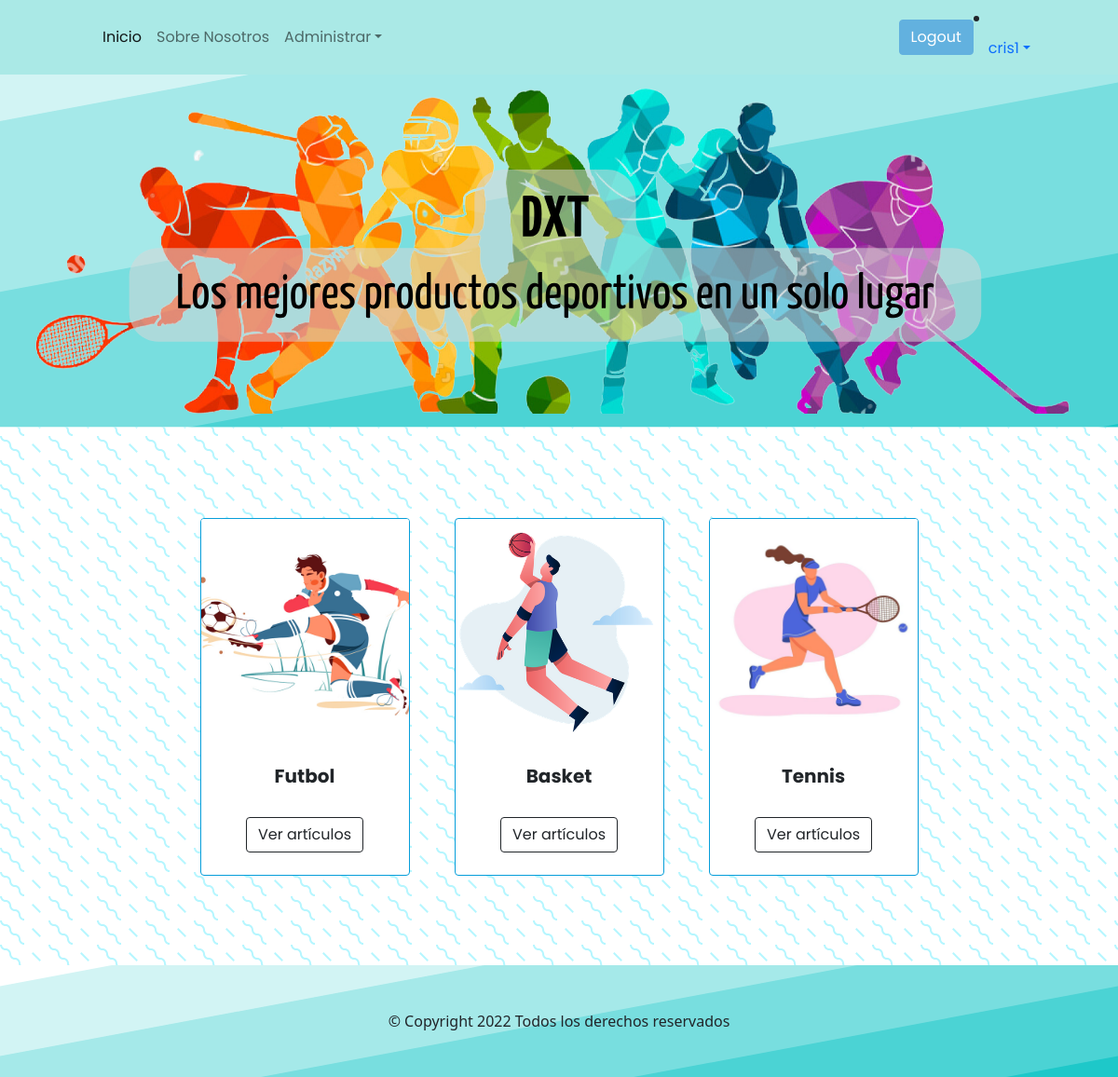
Screenshot of / (signed in) with the database file from the repository.
### productos/models.py (models this page shows, shortened)
class Deporte(models.Model):
    nombre = models.CharField(max_length=50,unique=True)
    imagen = models.ImageField(upload_to="deportes",null=True,blank=True)

### productos/views.py (the view)
# urls.py: path("", inicio, name="productos-inicio"), #para q levante directo la pagina de inicio
def inicio(request):
    deportes = Deporte.objects.all()
    contexto = {"avatar":avatar_usuario(request.user),"deporte_lista":deportes}
    return render(request,"productos/inicio.html",contexto)

### usuarios/views.py (called while the page is built)
def avatar_usuario(u_activo):
    if u_activo.is_authenticated:
        if len(Avatar.objects.filter(user= u_activo.id))==1:
            imagen_model = Avatar.objects.filter(user= u_activo.id)[0]
            imagen_url = imagen_model.imagen.url
        else:
            imagen_url=""
    else:
        imagen_url = ""
    return (imagen_url)

### productos/templates/productos/inicio.html
{% extends "productos/base.html" %}
{% block contenido %}
        <div class="container px-4 px-lg-5 mt-5">
            <div class="row gx-4 gx-lg-5 row-cols-2 row-cols-md-3 row-cols-xl-4 justify-content-center">
                {% for deporte in deporte_lista %}
                    <div class="col mb-5">
                        <div class="card carta h-100">
                            <img class="card-img-top" src={{deporte.imagen.url}} alt="..." />
                            <div class="card-body p-4">
                                <div class="text-center">
                                    <h5 class="fw-bolder">{{deporte.nombre}}</h5>
                                </div>
                            </div>
                            <div class="card-footer p-4 pt-0 border-top-0 bg-transparent">
                                <div class="text-center"><a class="btn btn-outline-dark mt-auto" href="{% url 'articulos-listar' deporte.id %}">Ver artículos</a></div>
                            </div>
                        </div>
                    </div>
                {% endfor %}
            </div>
        </div>
{% endblock %}

### productos/templates/productos/base.html (shortened to what this page needs)
<!DOCTYPE html>
<html lang="en">
    {% load static %}
    <head>
        <link href="https://cdn.jsdelivr.net/npm/bootstrap-icons@1.5.0/font/bootstrap-icons.css" rel="stylesheet" />
        <link href="{% static 'productos/css/styles.css' %}" rel="stylesheet" />
        <link href="{% static 'productos/css/estilos.css' %}" rel="stylesheet" />
    </head>
    <body>
        <nav class="navbar navbar-expand-lg navbar-light">
            <div class="container px-4 px-lg-5">
                <div class="collapse navbar-collapse" id="navbarSupportedContent">
                    <ul class="navbar-nav me-auto mb-2 mb-lg-0 ms-lg-4">
                        <li class="nav-item"><a class="nav-link active" aria-current="page" href="{% url 'productos-inicio' %}">Inicio</a></li>
                        <li class="nav-item"><a class="nav-link" href="{% url 'sobre-nosotros' %}">Sobre Nosotros</a></li>
                        {% if request.user.is_superuser %}
                        <li class="nav-item dropdown">
                            <a class="nav-link dropdown-toggle" id="navbarDropdown" href="#" role="button" data-bs-toggle="dropdown" aria-expanded="false">Administrar</a>
                        </li>
                        {% endif %}
                    </ul>
                    {% if request.user.is_authenticated %}
                        <a class="btn btn-primary" href="{% url 'usuarios-logout' %}">Logout </a>
                        <li class="nav-item dropdown">
                            <a class="nav-link dropdown-toggle" id="navbarDropdown" href="#" role="button" data-bs-toggle="dropdown" aria-haspopup="true" aria-expanded="false">{{request.user.first_name}}</a>
                        </li>
                {% else %}
                <a class="btn btn-primary" href="{% url 'usuarios-login' %}">Login </a>
            {% endif %}
                </div>
            </div>
        </nav>
        <div class=" py-5 header_image">
        </div>
        <section class="py-5">
            {% block contenido%}
            {% endblock %}
        </section>
        <footer class="py-5 ">
            <div class="container"><p class="m-0 text-center text-dark">&copy; Copyright 2022  Todos los derechos reservados</p></div>
        </footer>
    </body>
</html>

### productos/static/productos/css/estilos.css (style rules this page uses)
.header_image { height: 380px; background-image:url('../assets/fondo-header_-2.svg')!important; background-repeat: no-repeat; background-size: cover; background-position: center; }
body { background-color: #ffffff; }
footer { background-image: url('../assets/slanted-gradient.svg'); background-repeat: no-repeat; background-size: cover; background-position: center; }
nav { background-color: rgb(170, 233, 230) !important; font-family: 'Poppins', sans-serif !important; }
.btn-primary { background-color: rgb(98, 177, 223)!important; border-color: rgb(98, 177, 223) !important; font-family: 'Poppins', sans-serif !important; }
.carta { border-color: rgb(6, 158, 218) !important; font-family: 'Poppins', sans-serif !important; }
.card-img-top { width: 100% !important; height: 20vw !important; object-fit: cover !important; }

### rows the page displays
Deporte: imagen (picture), nombre "Futbol"
Deporte: imagen (picture), nombre "Basket"
Deporte: imagen (picture), nombre "Tennis"

### other values shown
{{ request.user.first_name }} "cris1"
